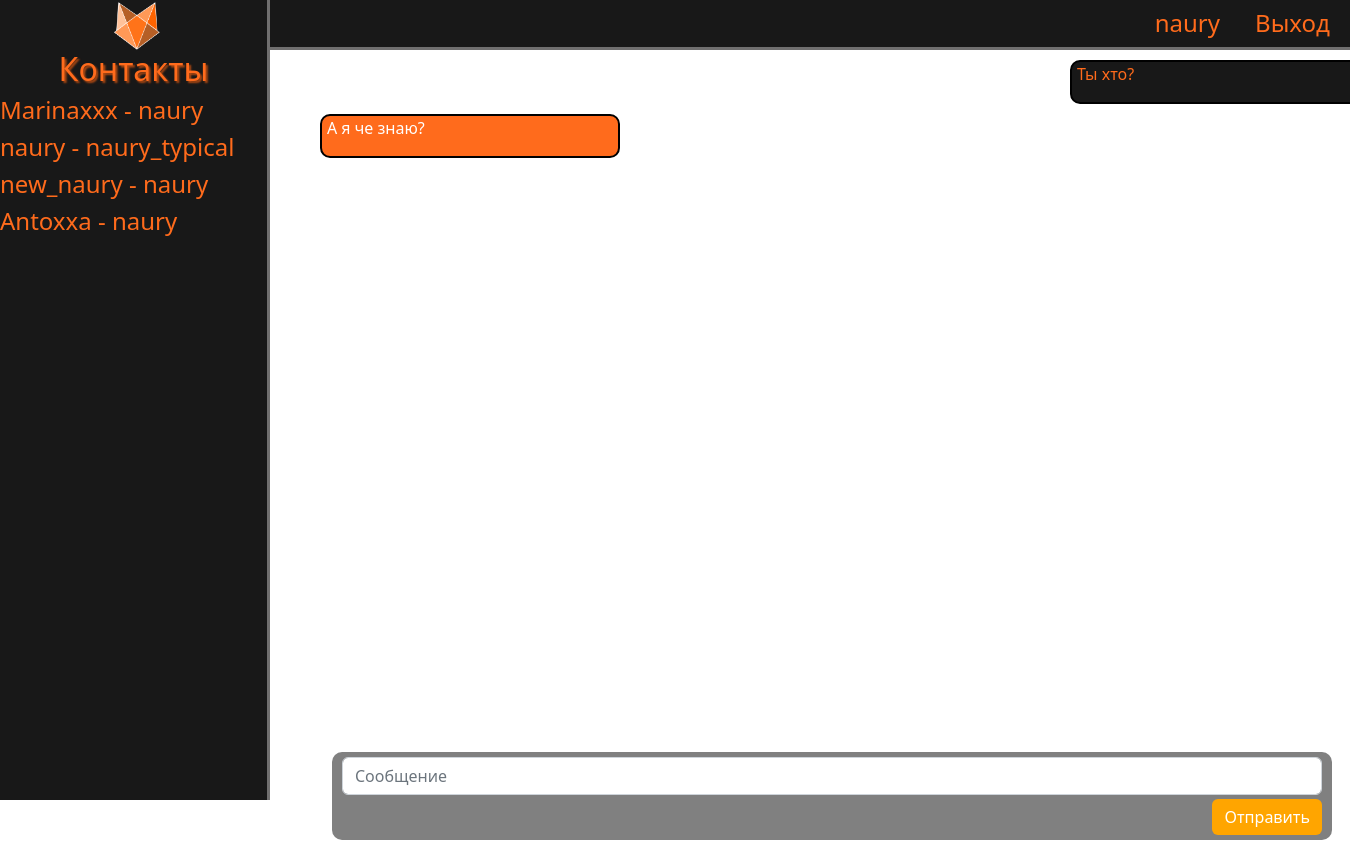
The app's page /10 (signed in) with its own data.
### main/models.py (models this page shows, shortened)
class Contacts(models.Model):
    person1 = models.CharField(max_length=100)
    person2 = models.CharField(max_length=100)

class Messages(models.Model):
    id_contact = models.CharField(max_length=100)
    sender = models.TextField('Отправитель')
    message = models.TextField('Текст сообщения')

### main/views.py (the view, shortened to what this page needs)
# urls.py: path('<int:pk>', login_required(views.chatview), name='contact_chat'),
def chatview(request, pk):
    contactlist = Contacts.objects.all()
    selfuser = request.user.get_username()
    message_list = Messages.objects.all()
    for el in contactlist:
        if el.id == pk:
            person1 = el.person1
            person2 = el.person2
    if request.user.username == person1 or request.user.username == person2:
        pass
    else:
        return redirect('leftuser')
    form = Messanger()
    context = {
            "contactlist": contactlist,
            "messagelist": message_list,
            "form": form,
            "pk": str(pk)
        }
    return render(request, 'main/chat.html', context)

### main/forms.py
class Messanger(ModelForm):
    class Meta:
        model = Messages
        fields = ['message']
        widgets = {
            "message": TextInput(attrs={'class': 'form-control', 'placeholder': "Сообщение"})
        }

### main/templates/main/chat.html (shortened to what this page needs)
{% extends 'main/class.html' %}
{% block content %}
{% for el in messagelist %}
    {% if el.id_contact == pk %}
        {% if el.sender == user.get_username %}
            <div class="export_message">
                <p>{{ el.message }}</p>
            </div>
        {% else %}
            <div class="import_message">
                <p>{{ el.message }}</p>
            </div>
        {% endif %}
    {% endif %}
{% endfor %}
<div class="box"></div>
<form method="post" class="message_form">
{{ form.message }}
<button class="btn btn-success" type="submit">Отправить</button>
</form>
{% endblock %}

### main/templates/main/class.html (shortened to what this page needs)
{% load static %}
<!doctype html>
<html lang="ru">
<head>
    <link rel="stylesheet" href="https://cdn.jsdelivr.net/npm/bootstrap@5.2.0/dist/css/bootstrap.min.css">
    <link rel="stylesheet" href="{% static 'main/css/main.css' %}">
</head>
<body >
  <header>
      <a href="{% url 'profile' %}" class="profile"><h4>{{ user.get_username }}</h4></a>
      <a href="{% url 'logout'%}?next={{request.path}}" class="exit">Выход</a>
  </header>
  <aside>
      <img class="logo" src="{% static 'main/img/fox.png' %}" alt="Лого">
      <a href="/"><h2>Контакты</h2></a>
      {% for el in contactlist %}
        {% if el.person1 == user.get_username or el.person2 == user.get_username %}
        <a href="{% url 'contact_chat' el.id %}"><h4>{{ el.person1 }} - {{ el.person2 }}</h4></a>
        {% endif %}
      {% endfor %}
  </aside>
  <main>
    {% block content %}
    {% endblock %}
  </main>
</body>
</html>

### main/static/main/css/main.css (style rules this page uses)
body { background-image: url('https://img5.goodfon.ru/wallpaper/nbig/f/70/dizain-fon-seryi-derevo-svet.jpg'); }
header { height: 50px; width: 100%; background: #181818; border-bottom: 3px solid #706f6f; text-align: right; color: #ff6b1c; }
.exit { position: relative; top: -32px; right: 20px; }
header a { color: #ff6b1c; font-size: x-large; text-decoration: none; }
header .profile { position: relative; right: 130px; top: 9px; }
main { position: relative; left: 20%; color: #ff6b1c; width: 80%; height: 100vh; }
aside .logo { margin-left: 42%; height: 50px; width: 50px; }
aside { background: #181818; height: 100vh; width: 20%; position: fixed; z-index: 1; left: 0; overflow-x: hidden; border-right: 3px solid #706f6f; top: 0; color: #ff6b1c; }
aside h2 { text-align: center; text-shadow: 2px 2px 2px #b04912 }
aside a { color: #ff6b1c; text-decoration: none; }
form { margin-left: 32%; width: 500px; margin-top: 50px; }
.message_form { background: gray; border-radius: 10px; padding-top: 5px; padding-left: 10px; padding-right: 10px; padding-bottom: 5px; position: fixed; width: 1000px; left: -100px; bottom: 20px; }
.message_form button { background: orange; border: None; margin-top: 4px; float: right; }
.export_message { background: #181818; position: relative; left: 800px; width: 300px; margin-top: 10px; border: 2px solid black; border-radius: 10px; }
.export_message p { margin-left: 5px; }
.import_message { border: 2px solid black; background: #ff6b1c; position: relative; left: 50px; color: white; width: 300px; margin-top: 10px; border-radius: 10px; }
.import_message p { margin-left: 5px; }
.box { height: 100px; }

### records on screen
Contacts: person1 "Marinaxxx", person2 "naury"
Contacts: person1 "naury", person2 "naury_typical"
Contacts: person1 "new_naury", person2 "naury"
Contacts: person1 "Antoxxa", person2 "naury"
Messages: message "Ты хто?"
Messages: message "А я че знаю?"

### other values on screen
{{ user.get_username }} "naury"
